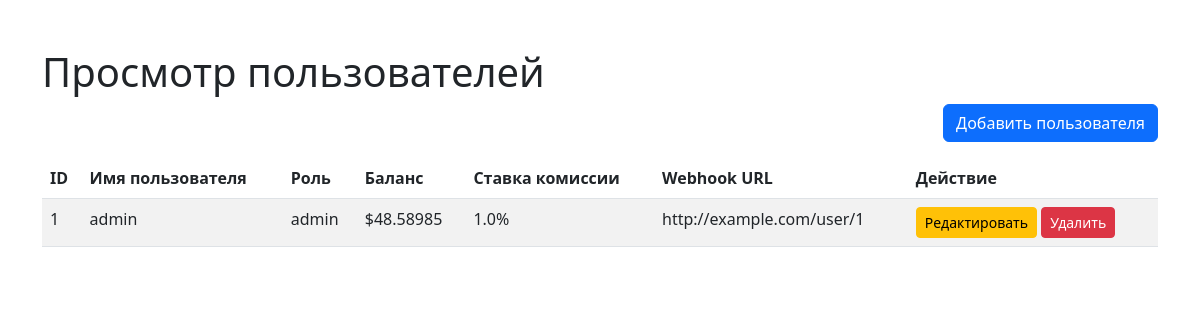
Before: /admin/users (signed in) with the older database file.
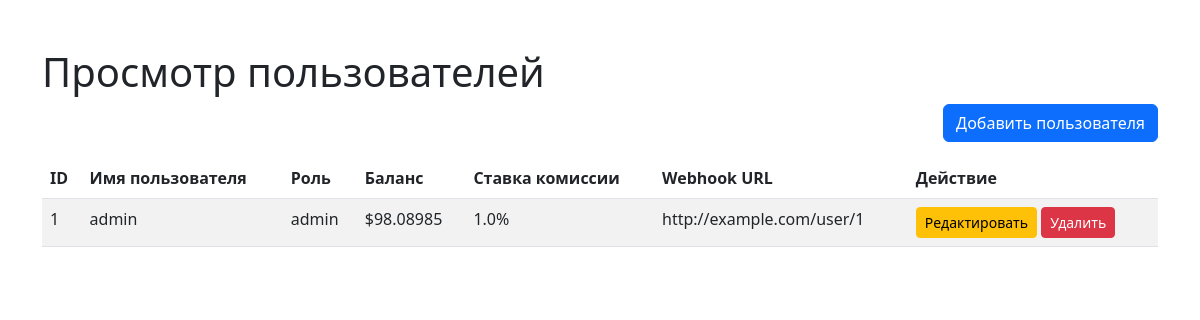
After: the same page with the newer database file.
### app.py (models this page shows, shortened)
class User(db.Model):
    id = db.Column(db.Integer, primary_key=True)
    username = db.Column(db.String(80), unique=True, nullable=False)
    password = db.Column(db.String(128), nullable=False)
    role = db.Column(db.String(20), nullable=False, default='user')
    balance = db.Column(db.Float, nullable=False, default=0.0)
    commission_rate = db.Column(db.Float, nullable=False, default=0.01)
    wallet = db.Column(db.String(256), nullable=True)
    webhook_url = db.Column(db.String(256), nullable=True)

### app.py (the view)
@app.route('/admin/users')
def admin_users():
    if session.get('role') != 'admin':
        if session.get('role') != 'user':
            return redirect(url_for('login'))
        else:
            return redirect(url_for('admin_transactions'))
    users = User.query.all()
    return render_template('users.html', users=users)

### templates/users.html (shortened to what this page needs)
<!DOCTYPE html>
<html lang="ru">
<head>
    <link rel="stylesheet" href="https://cdn.jsdelivr.net/npm/bootstrap@5.3.0/dist/css/bootstrap.min.css">
</head>
<body>
    <div class="container mt-5">
        <h1>Просмотр пользователей</h1>
        <div class="d-flex justify-content-end mb-3">
            <a href="/admin/users/add" class="btn btn-primary">Добавить пользователя</a>
        </div>
        <table class="table table-striped">
            <thead>
                <tr>
                    <th>ID</th>
                    <th>Имя пользователя</th>
                    <th>Роль</th>
                    <th>Баланс</th>
                    <th>Ставка комиссии</th>
                    <th>Webhook URL</th>
                    <th>Действие</th>
                </tr>
            </thead>
            <tbody>
                {% for user in users %}
                <tr>
                    <td>{{ user.id }}</td>
                    <td>{{ user.username }}</td>
                    <td>{{ user.role }}</td>
                    <td>${{ user.balance }}</td>
                    <td>{{ user.commission_rate * 100 }}%</td>
                    <td>{{ user.webhook_url or 'None' }}</td>
                    <td>
                        <a href="/admin/users/edit/{{ user.id }}" class="btn btn-warning btn-sm">Редактировать</a>
                        <form action="/admin/users/delete/{{ user.id }}" method="POST" style="display:inline;">
                            <button type="submit" class="btn btn-danger btn-sm">Удалить</button>
                        </form>
                    </td>
                </tr>
                {% endfor %}
            </tbody>
        </table>
    </div>
</body>
</html>

Changed rows visible on the page:
changed User "admin": balance "48.58985" → "98.08985"
